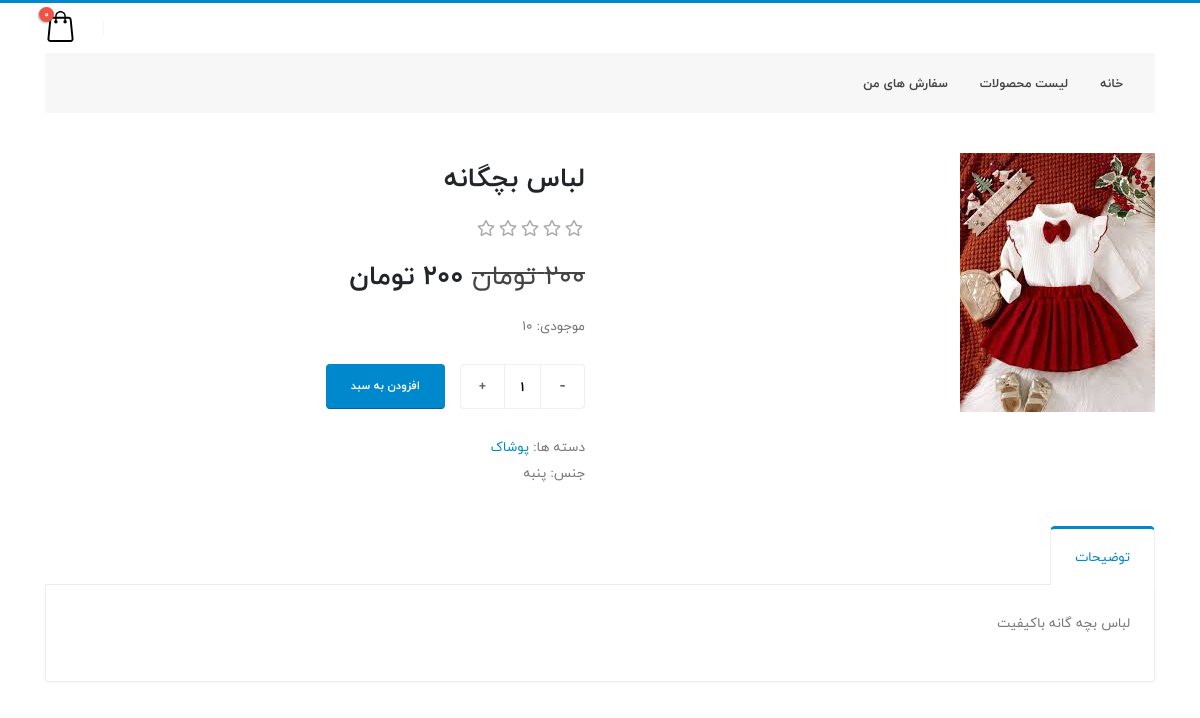
Page /product/3/lbs-bnh/ on the committed database.
### shop/models.py (models this page shows, shortened)
class Imag(models.Model):
    product = models.ForeignKey(Product, on_delete=models.CASCADE, related_name='images')
    file = models.ImageField(upload_to='post_images/%Y/%m/%d/', blank=True, null=True)
    title = models.CharField(max_length=200, blank=True, null=True)
    description = models.TextField(blank=True, null=True)
    created = models.DateTimeField(auto_now_add=True)
    class Meta:
        ordering = ['-created']
        indexes = [
            models.Index(fields=['-created'])
        ]

class Product(models.Model):
    name = models.CharField(max_length=200)
    slug = models.SlugField(max_length=200, unique=True)
    category = models.ForeignKey(Category, on_delete=models.CASCADE, related_name='products')
    description = models.TextField(max_length=500)
    inventory = models.PositiveIntegerField(default=0)
    price = models.PositiveIntegerField(default=0)
    weight = models.PositiveIntegerField(default=0)
    off = models.PositiveIntegerField(default=0)
    new_price = models.PositiveIntegerField(default=0)
    created = models.DateTimeField(auto_now_add=True)
    updated = models.DateTimeField(auto_now=True)
    class Meta:
        ordering = ['-created']
        indexes = [
            models.Index(fields=['id', 'slug']),
            models.Index(fields=['name']),
            models.Index(fields=['-created'])
        ]

class Category(models.Model):
    name = models.CharField(max_length=200)
    slug = models.SlugField(max_length=200, unique=True)
    class Meta:
        ordering = ['name']
        indexes = [models.Index(fields=['name'])]
    def __str__(self):
        return self.name

class ProductFeature(models.Model):
    product = models.ForeignKey(Product, on_delete=models.CASCADE, related_name='features')
    name = models.CharField(max_length=200)
    value = models.CharField(max_length=200)

### shop/views.py (the view)
# urls.py: path('product/<int:id>/<slug:slug>/', views.product_detail, name='product_detail'),
def product_detail(request, id, slug):
    product = get_object_or_404(Product, id=id, slug=slug)
    context = {
        'product': product,
    }
    return render(request, 'shop/detail.html', context)

### cart/cart.py (called while the page is built)
    def get_total_price(self):
        product_ids = self.cart.keys()
        products = Product.objects.filter(id__in=product_ids)
        cart_dict = self.cart.copy()
        for product in products:
            cart_dict[str(product.id)]['product'] = product
        price = sum(item['product'].new_price * item['quantity'] for item in cart_dict.values())
        return price

    def __len__(self):
        return sum(item['quantity'] for item in self.cart.values())

### cart/context_processors.py (called while the page is built)
def cart(request):
    return {'cart': Cart(request)}

### shop/templates/shop/detail.html (shortened to what this page needs)
<!DOCTYPE html>
<html dir="rtl" lang="fa">
{% extends 'parent/base.html' %}
{% load static %}
{% block content %}
		<div class="body">
			<div role="main" class="main shop pt-4">
				<div class="container">
					<div class="row">
						<div class="col-lg-6">
							<div class="" data-plugin-options="{'items': 1}">
                                {% for img in product.images.all %}
								<div>
									<img alt="" class="img-fluid" src="{{ img.file.url }}">
								</div>
                                {% endfor %}
							</div>
						</div>
						<div class="col-lg-6">
							<div class="summary entry-summary">
								<h1 class="mb-2 font-weight-bold text-7">{{ product.name }}</h1>
								<div class="py-1 clearfix">
									<div title="Rated 3 out of 5" class="float-left">
									</div>
								</div>
								<p class="price">
                                    <del><span class="amount">{{ product.price }} تومان</span></del>
									<span class="amount text-dark font-weight-semibold">{{ product.new_price }} تومان</span>
								</p>
								<p class="mb-4">موجودی: {{ product.inventory }}</p>
									<div class="quantity quantity-lg">
										<input type="button" class="minus" value="-">
										<input type="text" class="input-text qty text" title="Qty" value="1" name="quantity" id="id-quantity" min="1" step="1">
										<input type="button" class="plus" value="+">
									</div>
                                {% if count %}
                                    <button type="button" class="btn btn-primary btn-modern text-uppercase mb-4" id="add-cart" disabled>فاقد موجودی</button>
                                {% else %}
                                    <button type="button" class="btn btn-primary btn-modern text-uppercase mb-4" id="add-cart">افزودن به سبد</button>
                                {% endif %}
								<div class="product-meta">
									<span class="posted-in">دسته ها: <a rel="tag" href="#">{{ product.category }}</a></span>
								</div>
                                <div class="">
                                    {% for f in product.features.all %}
                                    <span class="count" itemprop="ratingCount">{{ f.name }}: {{ f.value }}</span>
                                    {% endfor %}
                                </div>
							</div>
						</div>
					</div>
					<div class="row">
						<div class="col">
							<div class="tabs tabs-product mb-2">
								<ul class="nav nav-tabs d-block d-sm-flex">
									<li class="nav-item active"><a class="nav-link py-3 px-4" href="#productDescription" data-toggle="tab">توضیحات</a></li>
								</ul>
								<div class="tab-content p-0">
									<div class="tab-pane p-4 active" id="productDescription">
										<p>{{ product.description }}</p>
									</div>
								</div>
							</div>
						</div>
					</div>
				</div>
			</div>
		</div>
{% endblock %}

### shop/static/css/theme-shop.css (style rules this page uses)
.shop .summary .price { color: #444; font-size: 2em; line-height: 30px; margin-top: 15px; clear: both; }
.shop .summary h1 { font-family: inherit; }
.shop .quantity { margin: 0 0 25px 15px; overflow: hidden; position: relative; width: 125px; height: 40px; float: right; }
.shop .quantity .minus { background: transparent; border: 1px solid #F0F0F0; border-radius: 2px; box-shadow: none; color: #5E5E5E; cursor: pointer; display: block; font-size: 18px; font-weight: bold; height: 40px; line-height: 13px; margin: 0; overflow: visible; outline: 0; padding: 0; position: absolute; text-align: center; text-decoration: none; vertical-align: text-top; width: 40px; border-radius: 0 0.25rem 0.25rem 0; }
.shop .quantity .plus { background: transparent; border: 1px solid #F0F0F0; border-radius: 2px; box-shadow: none; color: #5E5E5E; cursor: pointer; display: block; font-size: 13px; font-weight: bold; height: 40px; line-height: 13px; margin: 0; overflow: visible; outline: 0; padding: 0; position: absolute; text-align: center; text-decoration: none; vertical-align: text-top; width: 40px; border-radius: 0.25rem 0 0 0.25rem; left: 0; top: 0; }
.shop .quantity .qty { border: 1px solid #F0F0F0; box-shadow: none; float: right; height: 40px; padding: 0 39px; text-align: center; width: 125px; font-weight: bold; font-size: 1em; outline: 0; border-radius: .25rem; }
.shop .quantity.quantity-lg { height: 45px; }
.shop .quantity.quantity-lg .minus { height: 45px; width: 45px; }
.shop .quantity.quantity-lg .plus { height: 45px; width: 45px; }
.shop .quantity.quantity-lg .qty { height: 45px; }
.shop .product-meta { clear: both; }
.shop .tabs-product { margin-top: 40px; }

### rows in the picture
Imag: file (picture)
Product: name "لباس بچگانه", price "200", inventory "10", category "پوشاک", description "لباس بچه گانه باکیفیت"
ProductFeature: name "جنس", value "پنبه"

### other values in the picture
{{ item_count }} "0"
